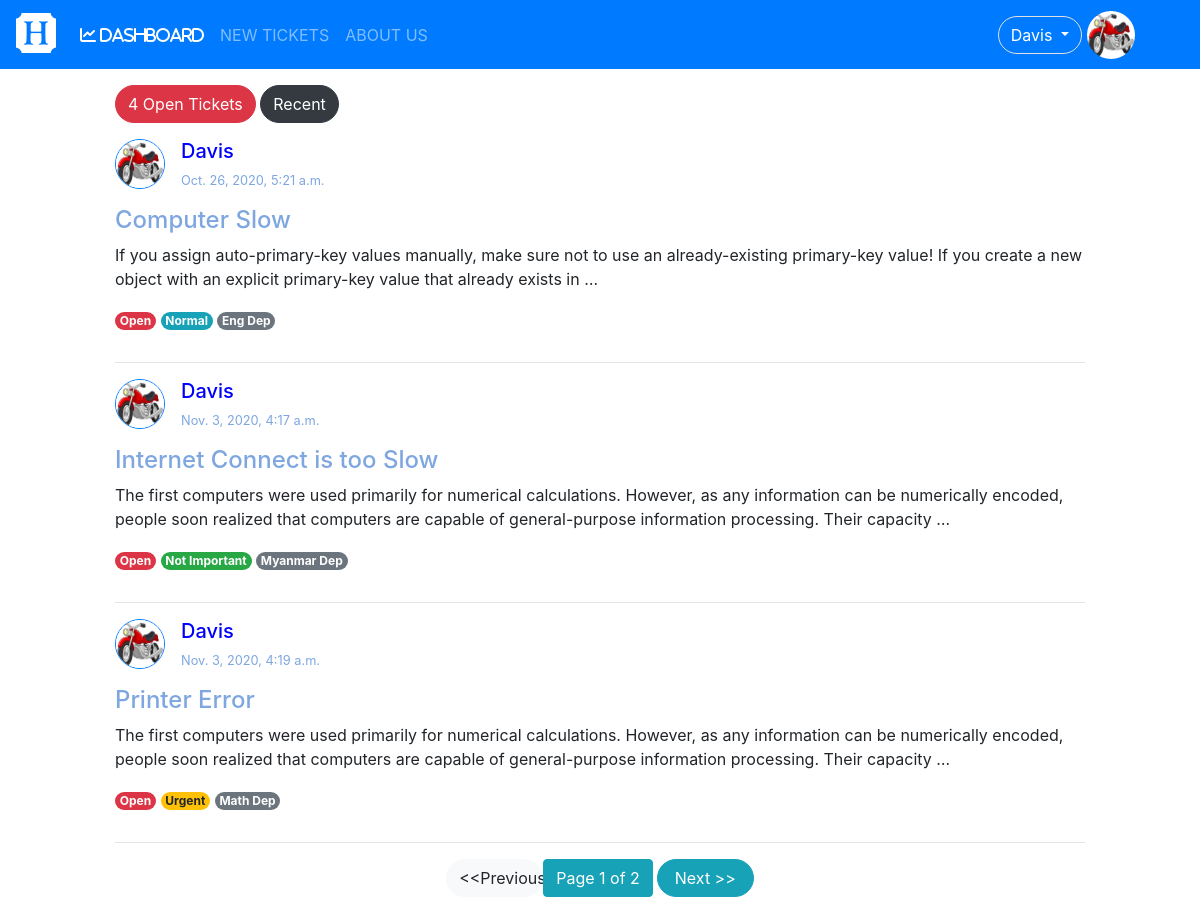
The page /status/open (signed in) on the database as committed earlier.
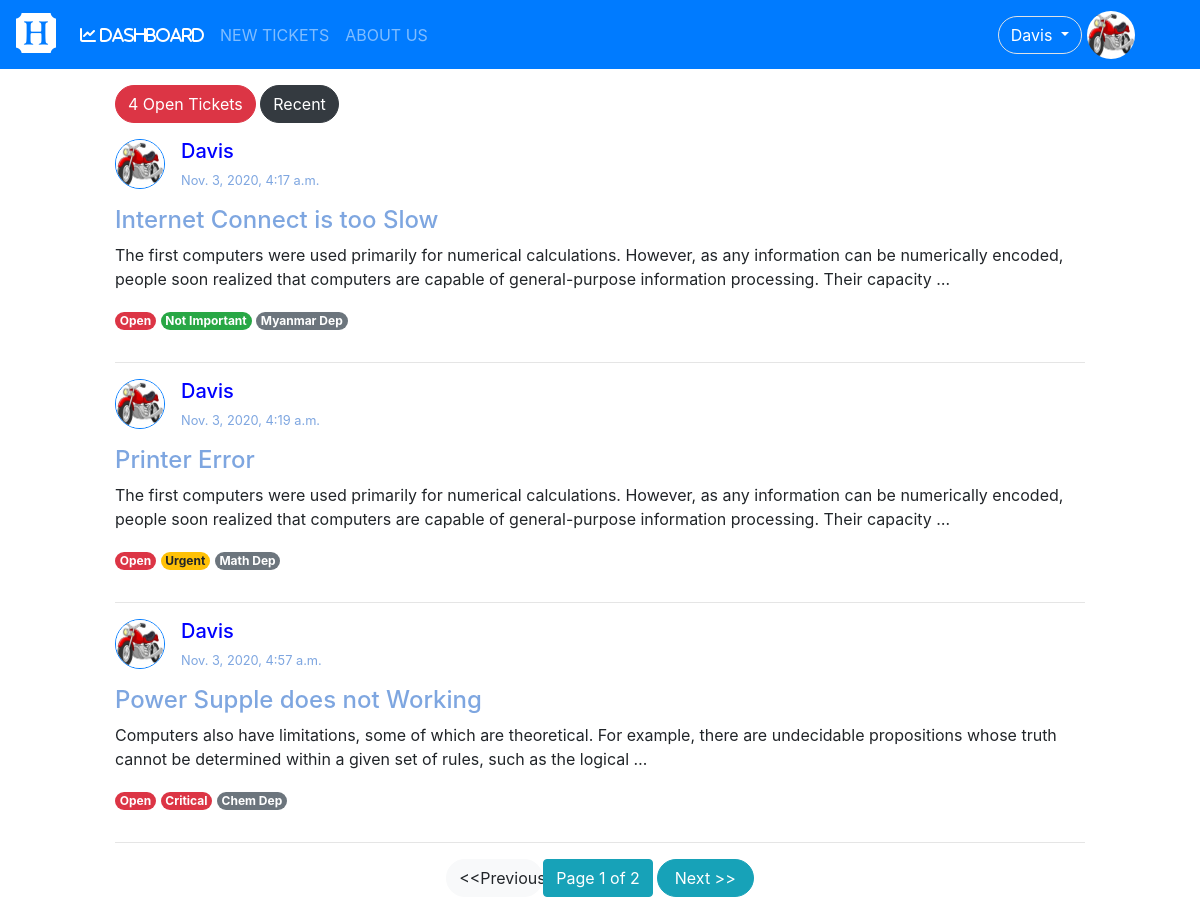
The same page on the database as committed later.
### tickets/models.py (models this page shows, shortened)
class Tickets(models.Model):
	user = models.ForeignKey(User,on_delete=models.CASCADE);
	category = models.ForeignKey(Category,on_delete=models.CASCADE,blank=True,null=True);
	name = models.CharField(max_length = 200);
	subject = models.CharField(max_length = 300);
	description = models.TextField();
	attachment = models.FileField(upload_to = "tickets/files/",null=True,blank=True);
	STATUS_CHOICES = (
						('Open','open'), # (Key,value)
						('Pending','pending'),
						('Closed','closed')
					 );
	SET_PRIORITY = (
					('critical','Critical'),
					('urgent','Urgent'),
					('normal','Normal'),
					('not_important','Not Important'),
				   );
	status = models.CharField(max_length=100,choices=STATUS_CHOICES,default='Open');
	priority = models.CharField(max_length=100,choices= SET_PRIORITY,default = 'not_important');
	created = models.DateTimeField(auto_now =True);
	updated = models.DateTimeField(auto_now_add = True);

### user/models.py (models this page shows, shortened)
class Profile(models.Model):#User
	user = models.OneToOneField(settings.AUTH_USER_MODEL,on_delete=models.CASCADE);
	photo = models.ImageField(null=True,blank=True,default='default.jpg');
	birthday = models.DateField(null=True,blank=True);
	phone = models.CharField(max_length=20,null=True,blank=True);
	address = models.TextField(null=True,blank=True);
	GENDER = (
				('other','Other'), # (Key,value)
				('male','Male'),
				('female','Female')
			);
	gender = models.CharField(max_length=100,choices = GENDER,default='other');

### tickets/views.py (the view)
# urls.py: path('status/<str:status>',views.status_view,name='status-view'),
@login_required
def status_view(request,status):
	if status == 'recent':
		return redirect('dashboard');
	tickets = Tickets.objects.filter(status = status.capitalize());
	if not request.user.is_superuser and not request.user.is_staff:
		tickets = tickets.filter(user= request.user);
	number = 0;
	for _ in tickets:
		number = number+1; #tickets.count
	page_obj,tickets = paginated(request,tickets,3);
	return render(request,'tickets/status_view.html',{'tickets':tickets,
													  'status':status,
													  'number':number,
													  'page_obj':page_obj,
													  'dashboard':'active',
														});

### tickets/views.py (called while the page is built)
def paginated(request,objects,number):
	paginator = Paginator(objects,number);
	try:
		page = request.GET.get('page'); # page no variable
		page_obj =paginator.get_page(page);
		objects = paginator.page(page);
	except PageNotAnInteger:
		page_obj = paginator.get_page(1);
		objects = paginator.page(1);
	return page_obj,objects;

### tickets/templates/tickets/status_view.html
{% extends 'user/base.html' %}
{% block content %}
{% if status == 'open' %}
<div class="btn btn-danger rounded-pill">{{number}} Open Tickets</div>
{% elif status == 'pending' %}
<div class="btn btn-info rounded-pill">{{number}} Pending Tickets</div>
{% else %}
<div class="btn btn-success rounded-pill">{{number}} Closed Tickets</div>
{% endif %}
<a href="/status/recent" class="btn btn-dark rounded-pill">Recent</a>
{% include 'tickets/tickets_list.html' %}
{% include 'tickets/paginator.html' %}
{% endblock %}

### tickets/templates/tickets/tickets_list.html
<div class="mt-3">
{% for ticket in tickets %}
	<div style="
		display: inline-flex;
	"
	>
		<div>
			<img src="{{ticket.user.profile.photo.url}}" alt="profile"
			width="50" height="50"
			class="border border-primary rounded-circle mr-3"
			>
		</div>
		<div>
			<h5 style="color: blue;">{{ticket.user.username}}</h5>
			<p style="font-size: 0.8em;color: #7EA6E0;">{{ticket.updated}}</p>
		</div>
	</div>
	<a href="{% url 'ticket-detail' id=ticket.id %}"><h4 style="color: #7EA6E0">{{ticket.subject}}</h4></a>
	<p>{{ticket.description|truncatewords:30 }}</p>
	{% if ticket.status == 'Open' %}
		<div class="badge badge-danger rounded-pill">Open</div>
		{% include 'tickets/priority.html' %}
		<p class="badge badge-secondary rounded-pill">{{ticket.name}}</p>
	{% elif ticket.status == 'Pending' %}
		<div  class="badge badge-info rounded-pill">Pending</div>
		{% include 'tickets/priority.html' %}
		<p class="badge badge-secondary rounded-pill">{{ticket.name}}</p>
	{% else %}
		<div  class="badge badge-success rounded-pill">Closed</div>
		{% include 'tickets/priority.html' %}
		<p class="badge badge-secondary rounded-pill">{{ticket.name}}</p>
	{% endif %}
	<hr>
{% endfor %}
</div>

### tickets/templates/tickets/priority.html
	{% if ticket.priority == 'critical' %}
		<div class="badge badge-danger rounded-pill">Critical</div>
	{% elif ticket.priority == 'urgent' %}
		<div class="badge badge-warning rounded-pill">Urgent</div>
	{% elif ticket.priority == 'normal'  %}
		<div class="badge badge-info rounded-pill"> Normal</div>
	{% else %}
		<div class="badge badge-success rounded-pill">Not Important</div>
	{% endif %}

Rows that differ between the two databases and show on the page:
no longer on this page (row edited): Tickets: user.profile.photo (picture), user.username "Davis", updated "Oct. 26, 2020, 5:21 a.m.", subject "Computer Slow", description "If you assign auto-primary-key values manually, make sure not to use an already-existing primary-key value! If you create a new object with an explicit primary-key value that already exists in …", priority "Normal", name "Eng Dep"
now on this page (row edited): Tickets: user.profile.photo (picture), user.username "Davis", updated "Nov. 3, 2020, 4:57 a.m.", subject "Power Supple does not Working", description "Computers also have limitations, some of which are theoretical. For example, there are undecidable propositions whose truth cannot be determined within a given set of rules, such as the logical …", priority "Critical", name "Chem Dep"
